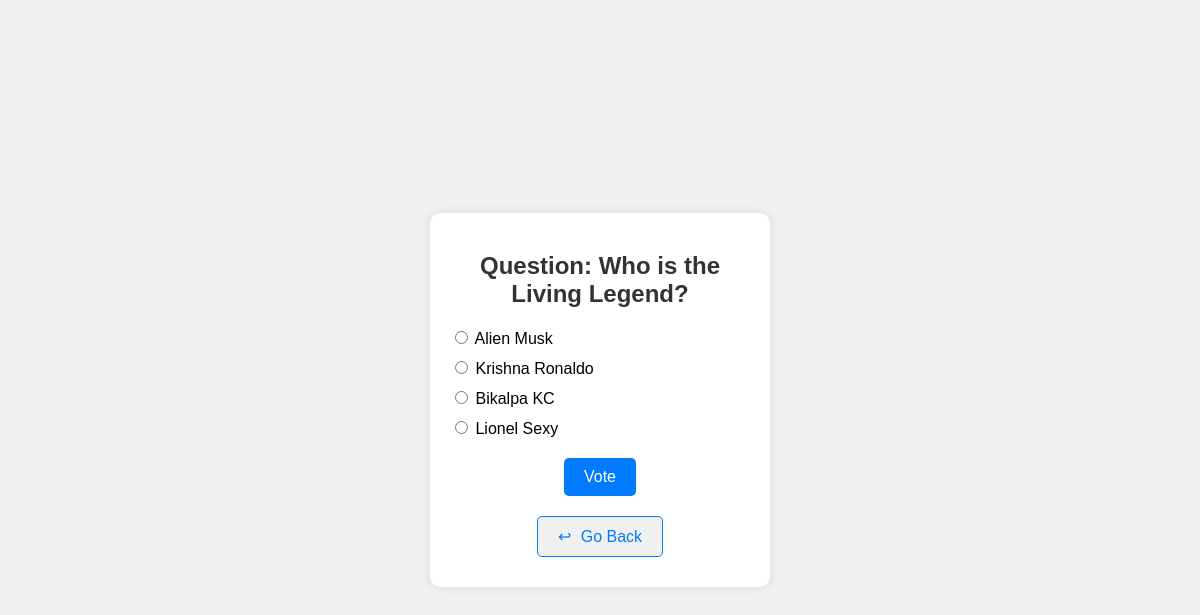
The app's page /voting/2/ with its own data.
### polls/models.py (models this page shows, shortened)
class Question(models.Model):
    question_text=models.TextField(max_length=500)
    publish_date=models.DateTimeField('date published')

class Choices(models.Model):
    question_text=models.ForeignKey(Question, on_delete=models.CASCADE)
    choice_text=models.CharField(max_length=100)
    votes=models.IntegerField(default=0)

### polls/views.py (the view)
# urls.py: path('voting/<id>/', voting_page , name='voting_page'),
def voting_page(request, id):
    question = get_object_or_404(Question, pk=id)
    if request.method=="POST":
        selected_choice = question.choices_set.get(pk=request.POST['voted_choice'])
        selected_choice.votes += 1
        selected_choice.save()
        return HttpResponseRedirect(reverse('post_vote_page', args=(question.id,)))
    return render(request, "voting_page.html", {'questions': question})

### polls/templates/voting_page.html (shortened to what this page needs)
<!DOCTYPE html>
<html lang="en">
<head>
</head>
<body>
    <div class="container">
        <h2>Question: {{ questions.question_text }}</h2>
        <form method="post">
            {% for choice in questions.choices_set.all %}
            <div class="option">
                <input type="radio" id="choice{{ forloop.counter }}" name="voted_choice" value="{{choice.id}}">
                <label for="color1">{{choice.choice_text}}</label>
            </div>
            {% endfor %}
            <button type="submit" class="button">Vote</button>
        </form>
        <a href={% url 'available_polls_page' %} class="back-button">
            <span class="back-symbol">&#x21A9;</span> Go Back
        </a>
    </div>
</body>
</html>

### polls/templates/voting_page.html (style rules this page uses)
body { font-family: Arial, sans-serif; margin: 0; background-color: #f0f0f0; display: flex; justify-content: center; align-items: center; height: 100vh; }
.container { background: #fff; padding: 20px; border-radius: 10px; box-shadow: 0 0 10px rgba(0, 0, 0, 0.1); text-align: center; width: 300px; }
h2 { color: #333; margin-bottom: 20px; }
.option { margin: 10px 0; text-align: left; }
.button { display: inline-block; padding: 10px 20px; font-size: 16px; color: #fff; background-color: #007bff; border: none; border-radius: 5px; text-decoration: none; cursor: pointer; transition: background-color 0.3s; margin: 10px 5px; }
.back-button { display: inline-block; padding: 10px 20px; font-size: 16px; color: #007bff; background-color: #f0f0f0; border: 1px solid #007bff; border-radius: 5px; text-decoration: none; cursor: pointer; transition: background-color 0.3s; margin: 10px 5px; }
.back-symbol { margin-right: 5px; }

### records on screen
Question: question_text "Who is the Living Legend?"
Choices: choice_text "Alien Musk"
Choices: choice_text "Krishna Ronaldo"
Choices: choice_text "Bikalpa KC"
Choices: choice_text "Lionel Sexy"
